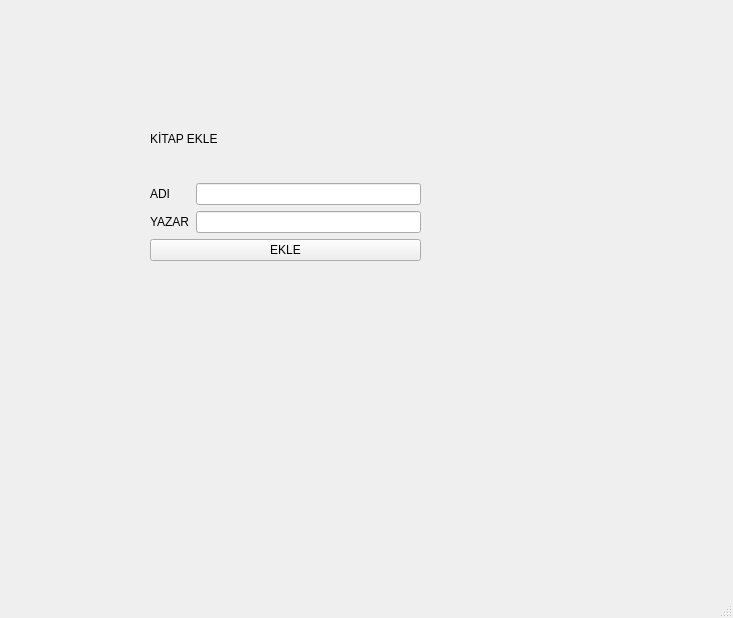
<?xml version="1.0" encoding="UTF-8"?>
<ui version="4.0">
 <class>MainWindow</class>
 <widget class="QMainWindow" name="MainWindow">
  <property name="geometry">
   <rect>
    <x>0</x>
    <y>0</y>
    <width>733</width>
    <height>618</height>
   </rect>
  </property>
  <property name="windowTitle">
   <string>MainWindow</string>
  </property>
  <widget class="QWidget" name="centralwidget">
   <widget class="QWidget" name="gridLayoutWidget">
    <property name="geometry">
     <rect>
      <x>150</x>
      <y>100</y>
      <width>271</width>
      <height>161</height>
     </rect>
    </property>
    <layout class="QGridLayout" name="gridLayout">
     <item row="2" column="1">
      <widget class="QLineEdit" name="txtyazar"/>
     </item>
     <item row="1" column="0">
      <widget class="QLabel" name="label_2">
       <property name="text">
        <string>ADI</string>
       </property>
      </widget>
     </item>
     <item row="2" column="0">
      <widget class="QLabel" name="label_3">
       <property name="text">
        <string>YAZAR</string>
       </property>
      </widget>
     </item>
     <item row="0" column="0" colspan="2">
      <widget class="QLabel" name="label">
       <property name="sizePolicy">
        <sizepolicy hsizetype="Expanding" vsizetype="Expanding">
         <horstretch>0</horstretch>
         <verstretch>0</verstretch>
        </sizepolicy>
       </property>
       <property name="text">
        <string>KİTAP EKLE</string>
       </property>
      </widget>
     </item>
     <item row="1" column="1">
      <widget class="QLineEdit" name="txtadi"/>
     </item>
     <item row="3" column="0" colspan="2">
      <widget class="QPushButton" name="btnekle">
       <property name="text">
        <string>EKLE</string>
       </property>
      </widget>
     </item>
    </layout>
   </widget>
  </widget>
  <widget class="QMenuBar" name="menubar">
   <property name="geometry">
    <rect>
     <x>0</x>
     <y>0</y>
     <width>733</width>
     <height>26</height>
    </rect>
   </property>
  </widget>
  <widget class="QStatusBar" name="statusbar"/>
 </widget>
 <resources/>
 <connections/>
</ui>
